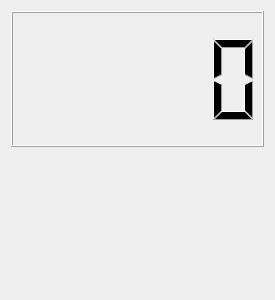
<?xml version="1.0" encoding="UTF-8"?>
<ui version="4.0">
 <class>Knob_lcd</class>
 <widget class="QWidget" name="Knob_lcd">
  <property name="geometry">
   <rect>
    <x>0</x>
    <y>0</y>
    <width>275</width>
    <height>300</height>
   </rect>
  </property>
  <property name="windowTitle">
   <string>Form</string>
  </property>
  <layout class="QVBoxLayout" name="verticalLayout">
   <item>
    <widget class="QLCDNumber" name="dislay"/>
   </item>
   <item>
    <widget class="QwtKnob" name="knob"/>
   </item>
  </layout>
 </widget>
 <customwidgets>
  <customwidget>
   <class>QwtKnob</class>
   <extends>QWidget</extends>
   <header>qwt_knob.h</header>
  </customwidget>
 </customwidgets>
 <resources/>
 <connections/>
</ui>
